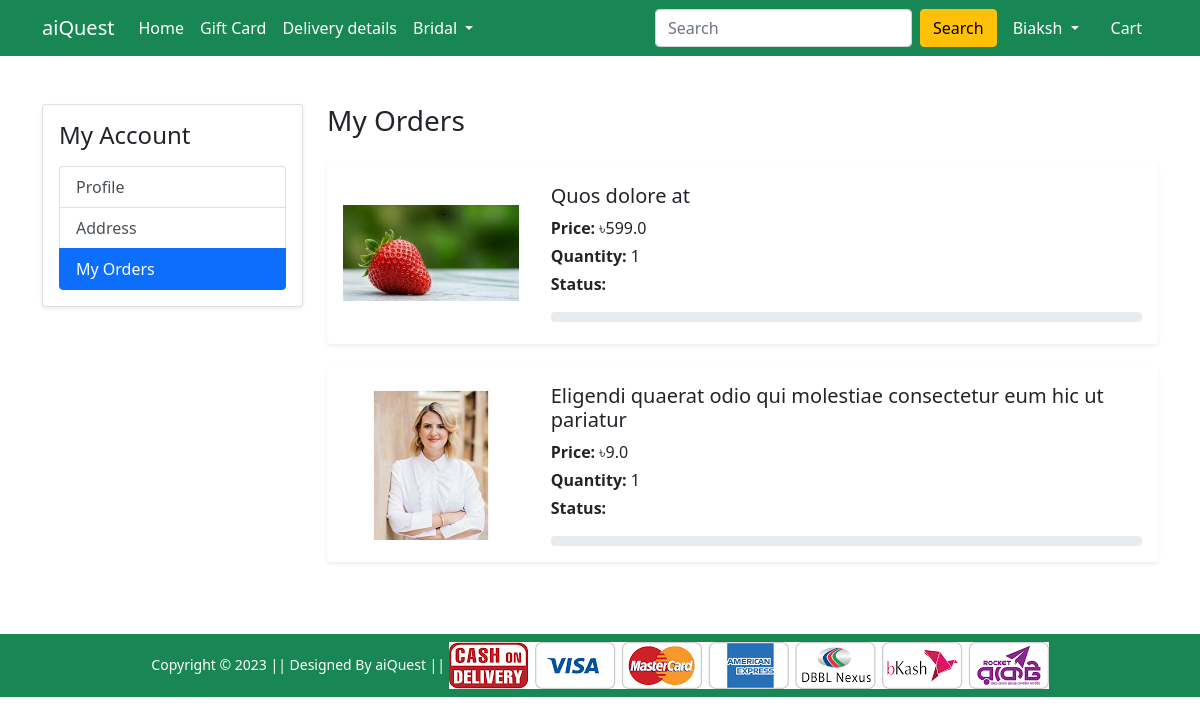
/orders/ (signed in), run on an earlier commit of the app's database.
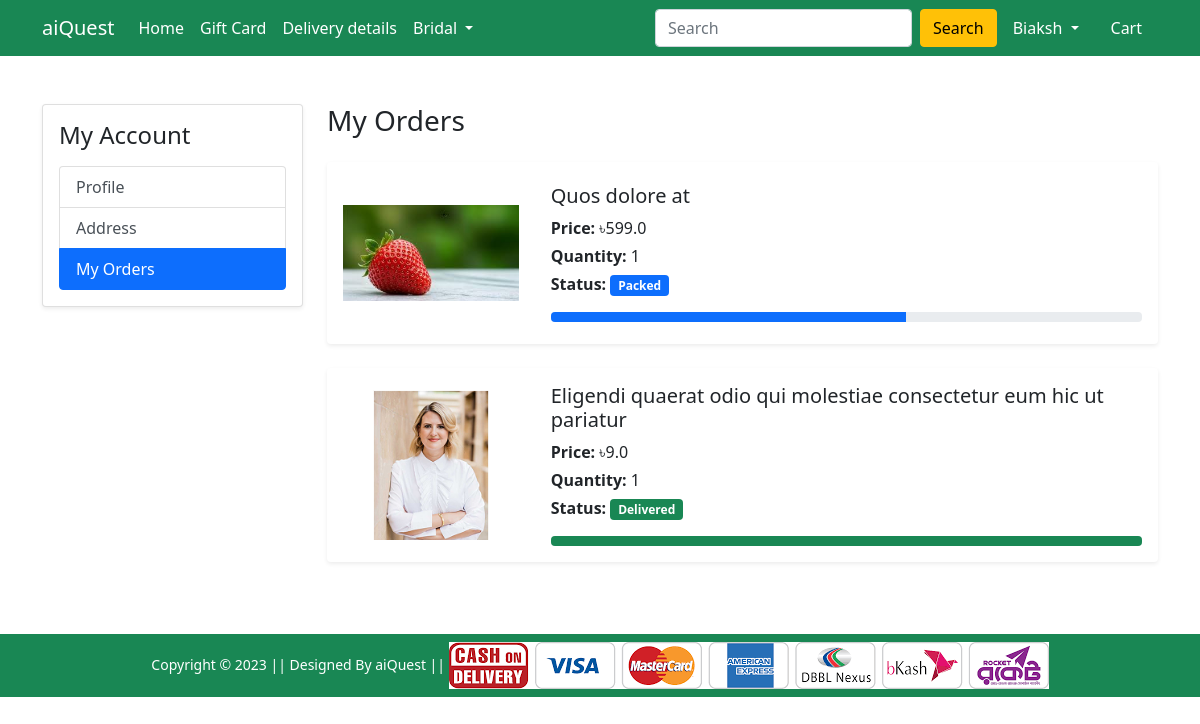
And on a later commit of the database.
### Shop/models.py (models this page shows, shortened)
class OrderPlaced(models.Model):
    user = models.ForeignKey(User, on_delete=models.CASCADE)
    Customer = models.ForeignKey(Customer, on_delete=models.CASCADE)
    product = models.ForeignKey(Product, on_delete=models.CASCADE)
    quantity = models.PositiveIntegerField(default=1)
    ordered_date = models.DateTimeField(auto_now_add=True)
    status = models.CharField(choices=STATUS_CHOICE, max_length=30, default='Panding')
    @property
    def total_cust(self):
        return self.quantity * self.product.discounted_price

class Product(models.Model):
    title = models.CharField(max_length=300)
    selling_price = models.FloatField()
    discounted_price = models.FloatField()
    description = models.TextField()
    brand = models.CharField(max_length=40)
    category = models.CharField(choices=CATEGORY_CHOICES , max_length=3)
    product_image = models.ImageField(upload_to='productImg')

### Shop/views.py (the view)
# urls.py: path('orders/', views.orders, name='orders'),
@login_required
def orders(request):
 current_order_place = OrderPlaced.objects.filter(user = request.user)
 return render(request, 'Shop/orders.html', {'order_placed':current_order_place})

### Shop/templates/Shop/orders.html (shortened to what the changed rows need)
{% extends 'Shop/base.html' %}
{% load static %}
{% block main-content %}
<div class="container my-5">
    <div class="row">
        <div class="col-sm-9">
            {% for order in order_placed %}
            <div class="card mb-4 shadow-sm border-0">
                <div class="row g-0 align-items-center">
                    <div class="col-md-3 text-center p-3">
                        <img src="{{ order.product.product_image.url }}"
                             alt="{{ order.product.title }}"
                             class="img-fluid"
                             style="height:150px; object-fit:contain;">
                    </div>
                    <div class="col-md-9">
                        <div class="card-body">
                            <h5 class="card-title">
                                {{ order.product.title }}
                            </h5>
                            <p class="mb-1">
                                <strong>Price:</strong>
                                ৳{{ order.total_cust}}
                            </p>
                            <p class="mb-1">
                                <strong>Quantity:</strong>
                                {{ order.quantity }}
                            </p>
                            <p class="mb-1">
                                <strong>Status:</strong>
                                {% if order.status == 'Pending' %}
                                    <span class="badge bg-warning text-dark">
                                        Pending
                                    </span>
                                {% elif order.status == 'Accepted' %}
                                    <span class="badge bg-info">
                                        Accepted
                                    </span>
                                {% elif order.status == 'Packed' %}
                                    <span class="badge bg-primary">
                                        Packed
                                    </span>
                                {% elif order.status == 'On The Way' %}
                                    <span class="badge bg-secondary">
                                        On The Way
                                    </span>
                                {% elif order.status == 'Delivered' %}
                                    <span class="badge bg-success">
                                        Delivered
                                    </span>
                                {% elif order.status == 'Cancel' %}
                                    <span class="badge bg-danger">
                                        Cancelled
                                    </span>
                                {% endif %}
                            </p>
                            <div class="progress mt-3" style="height:10px;">
                                <div class="progress-bar
                                    {% if order.status == 'Packed' %}bg-primary{% endif %}
                                    {% if order.status == 'Delivered' %}bg-success{% endif %}"
                                    role="progressbar"
                                    style="
                                    {% if order.status == 'Packed' %}width:60%;{% endif %}
                                    {% if order.status == 'Delivered' %}width:100%;{% endif %}
                                    ">
                                </div>
                            </div>
                        </div>
                    </div>
                </div>
            </div>
            {% endfor %}
        </div>
    </div>
</div>
{% endblock main-content %}

What changed in the data, as far as the page shows it:
changed OrderPlaced "Quos dolore at": now shows "Packed"
changed OrderPlaced "Eligendi quaerat odio qui molestiae consectetur eum hic ut pariatur": now shows "Delivered"
